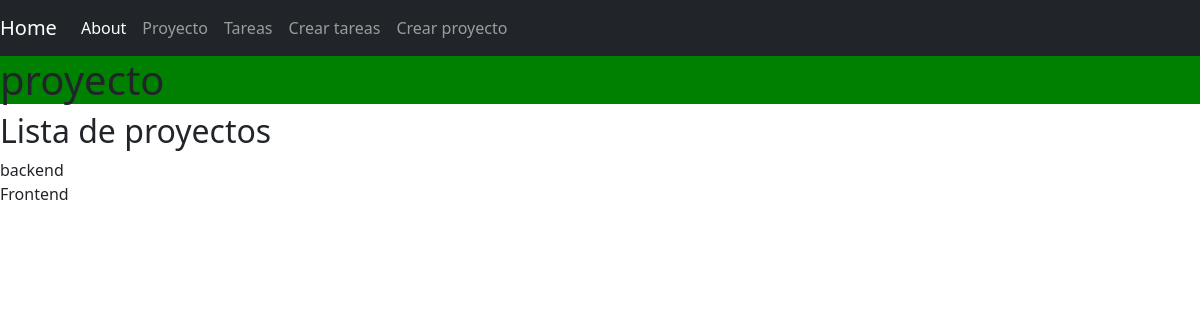
The page /proyecto/ on the database as committed earlier.
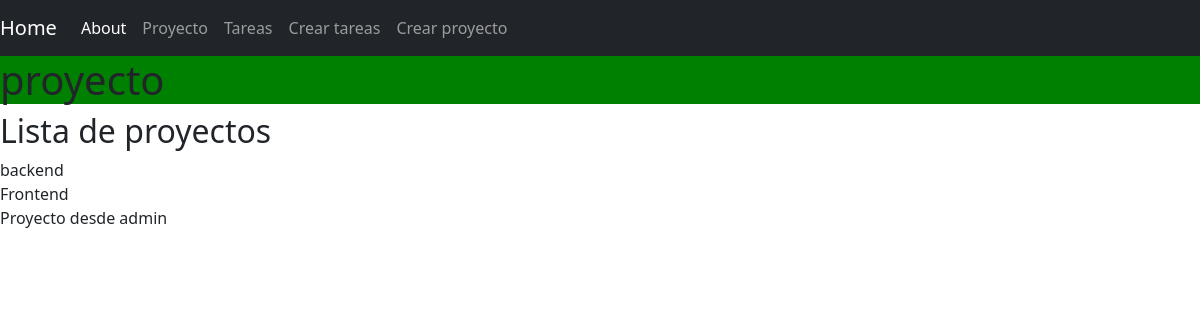
The same page on the database as committed later.
### myapp/models.py (models this page shows, shortened)
class Proyecto(models.Model):
    nombre = models.CharField(max_length=20)

### myapp/views.py (the view)
# urls.py: path("proyecto/", views.proyecto, name="proyecto"),
def proyecto(request):
    proyectos = Proyecto.objects.all()
    return render(request, 'proyecto/proyecto.html', {
        'proyecto': proyectos
        })

### myapp/templates/proyecto/proyecto.html
{% extends 'base.html' %}
{% block content %}
<h1>proyecto</h1>
    <h2>Lista de proyectos</h2>
    {%for p in proyecto%}
    <div> {{p.nombre}} </div>
    {% endfor %}
{% endblock %}

Rows that differ between the two databases and show on the page:
added Proyecto: nombre "Proyecto desde admin"
